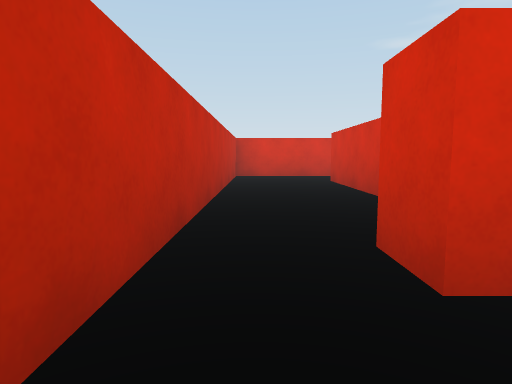
view 1 (above)

21 first-person views from a walk through a Unity game level. The camera is 0.48 m above the floor, tilts 6° down and sees 75° across. The floor is counted in squares, 1 m on a side. Each view is taken from the middle of a square. On the plan, view 1 faces up. The plan holds only what a view shows up to about 9 squares ahead; the rest is blank. The place goes on beyond the plan. The player character is not drawn.

view 2
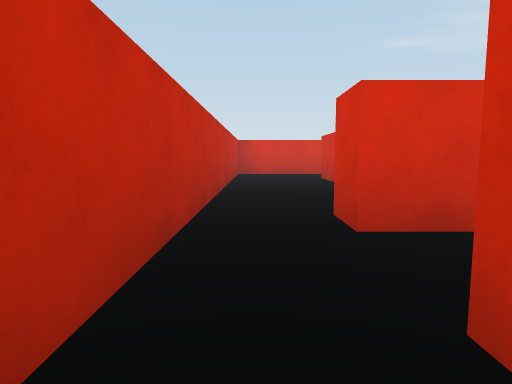

view 3
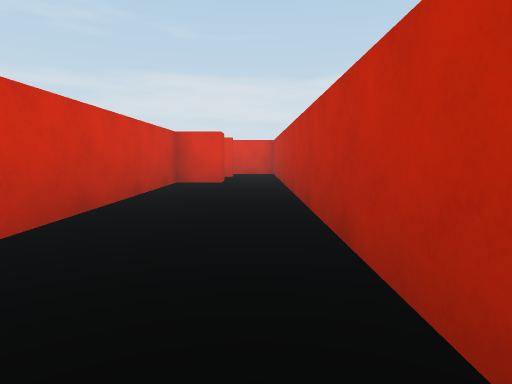

view 4
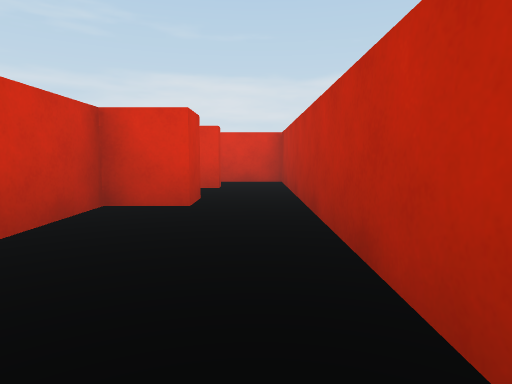

view 5
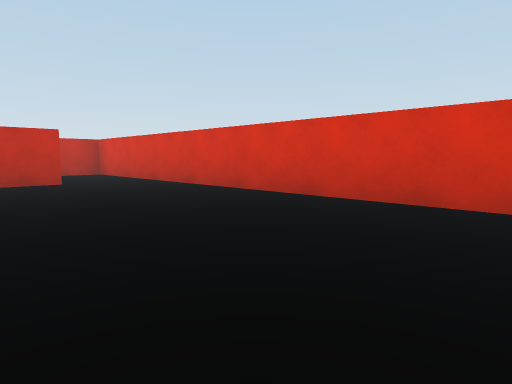

view 6
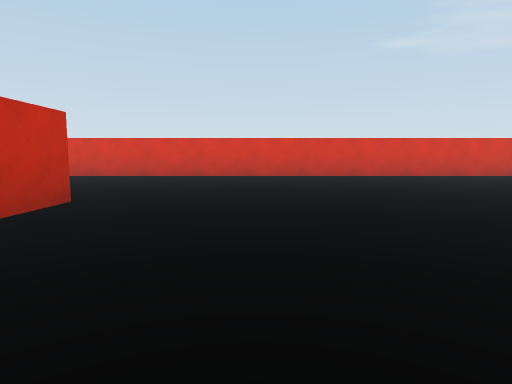

view 7
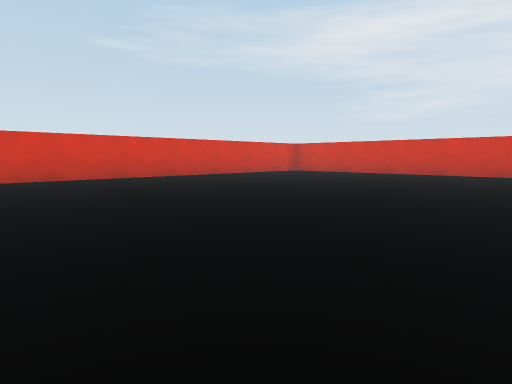

view 8
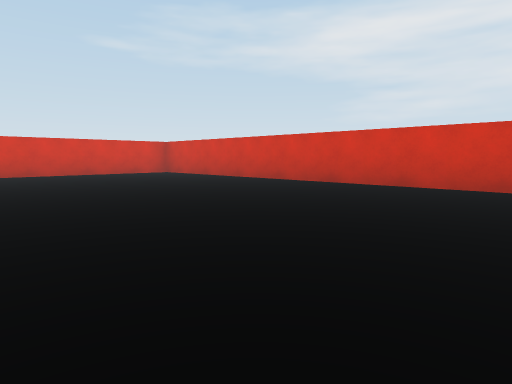

view 9
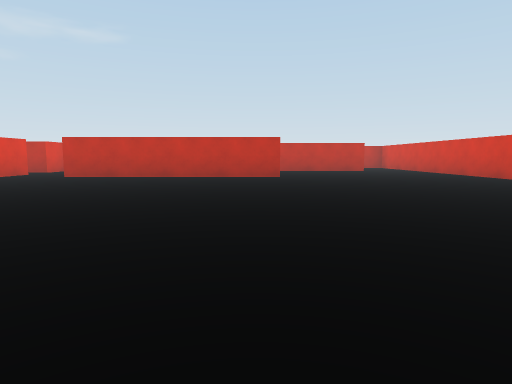

view 10
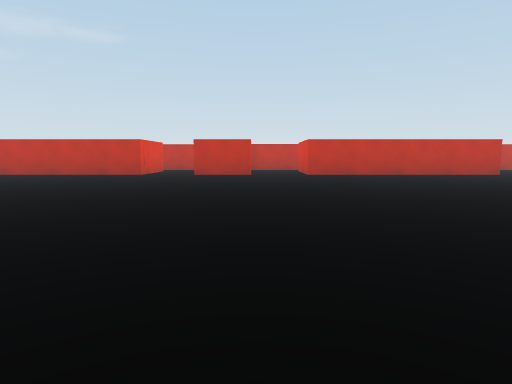

view 11
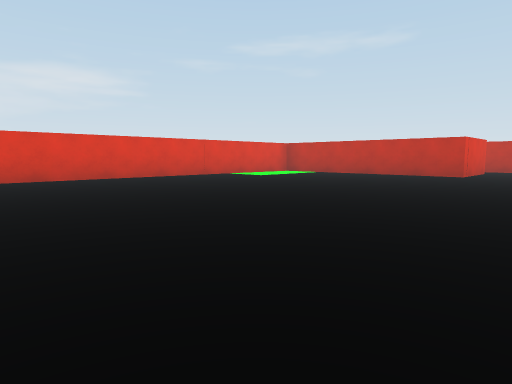

view 12
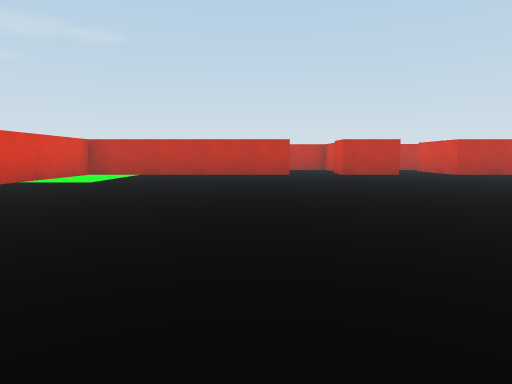

view 13
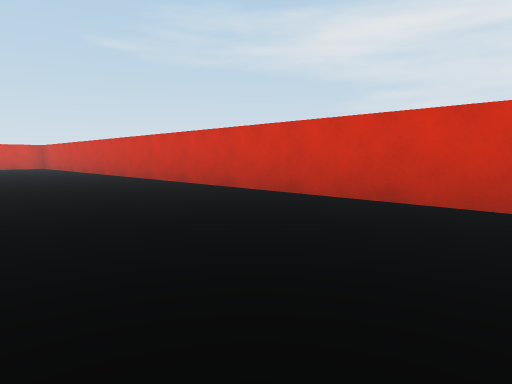

view 14
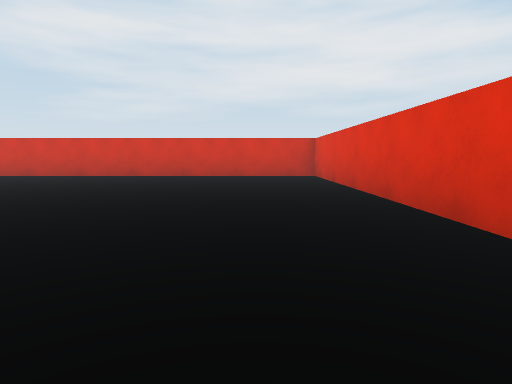

view 15
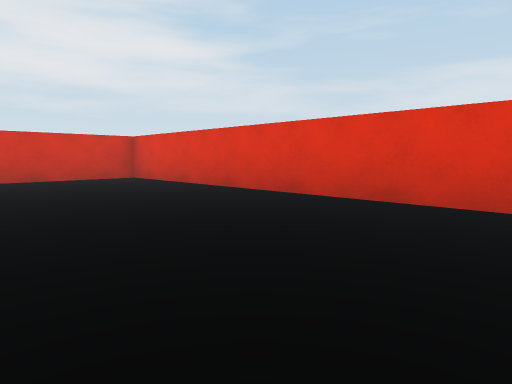

view 16
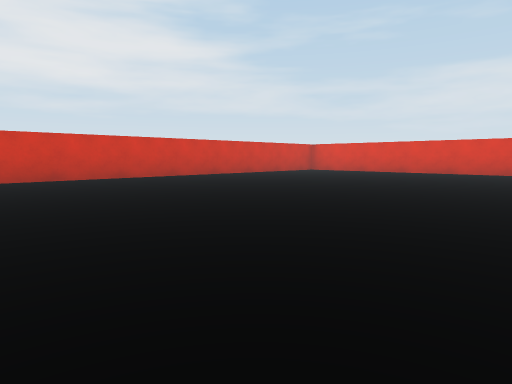

view 17
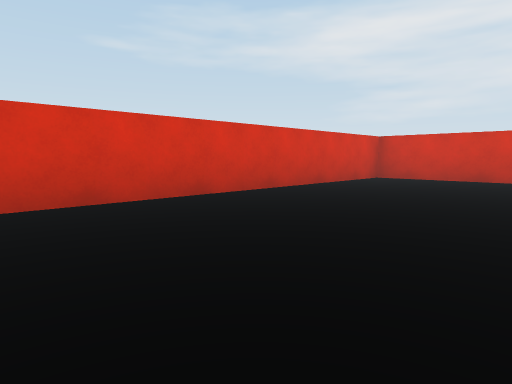

view 18
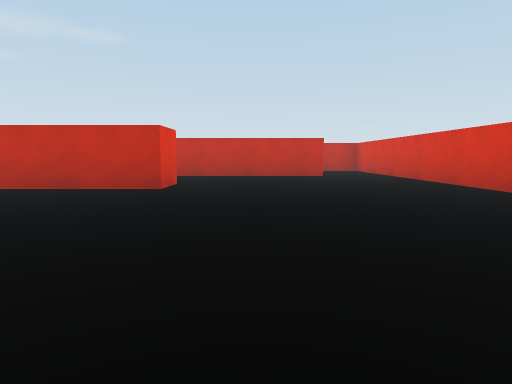

view 19
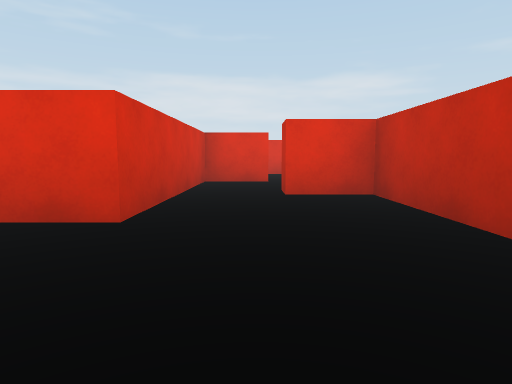

view 20
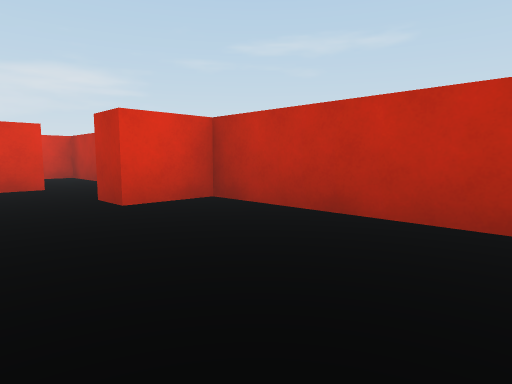

view 21
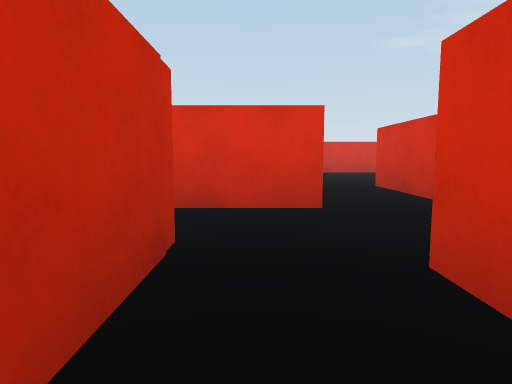

### Floor plan
Ten units are one square. View 1 is at (0, 0); x grows to the right and y downward. Boxes are objects, and circles mark ways between rooms. Rooms are numbered by the first view taken in them; rooms with no view inside come last. Other rooms are left out.
<svg viewBox="-10 -90 210 210">
<path fill="none" stroke="#000" d="M6 -11 6 -18M-5 -25 -5 15 8 15M15 -85 -5 -85 -5 -25M6 -18 15 -18 15 -68M50 -10 50 -36 60 -36 60 16M50 31 60 31 60 48M60 61 60 115 195 115 195 -85 15 -85M25 -68 25 -18 36 -18 36 -11M38 11 38 6 50 6 50 -10M25 1 25 34 31 34M36 -11 6 -11"/>
<circle cx="0" cy="-20" r="3" fill="#2a7"/>
<circle cx="20" cy="-75" r="3" fill="#2a7"/>
<circle cx="40" cy="-10" r="3" fill="#2a7"/>
<circle cx="50" cy="20" r="3" fill="#2a7"/>
<text x="0" y="0">1</text>
<text x="0" y="-60">2</text>
<text x="120" y="10">3</text>
<text x="30" y="20">4</text>
</svg>
Room 1 opens to room 2. Room 2 opens to room 3. Room 3 opens to room 4.

Where each view was taken, in squares from view 1:
view 1: 0 up, 0 right, facing up
view 2: 1 down, 0 right, facing up
view 3: 8 up, 0 right, facing down
view 4: 5 up, 0 right, facing down
view 5: 5 up, 9 right, facing up-left
view 6: 0 up, 8 right, facing up
view 7: 1 up, 10 right, facing up-right
view 8: 1 down, 14 right, facing up-right
view 9: 3 up, 14 right, facing left
view 10: 3 down, 15 right, facing left
view 11: 4 down, 15 right, facing down-left
view 12: 7 down, 15 right, facing left
view 13: 7 down, 16 right, facing up-right
view 14: 10 down, 11 right, facing right
view 15: 8 down, 12 right, facing down-right
view 16: 1 down, 12 right, facing down-right
view 17: 5 up, 12 right, facing up-right
view 18: 5 up, 11 right, facing left
view 19: 6 up, 4 right, facing down
view 20: 5 up, 5 right, facing down-left
view 21: 2 down, 3 right, facing up
